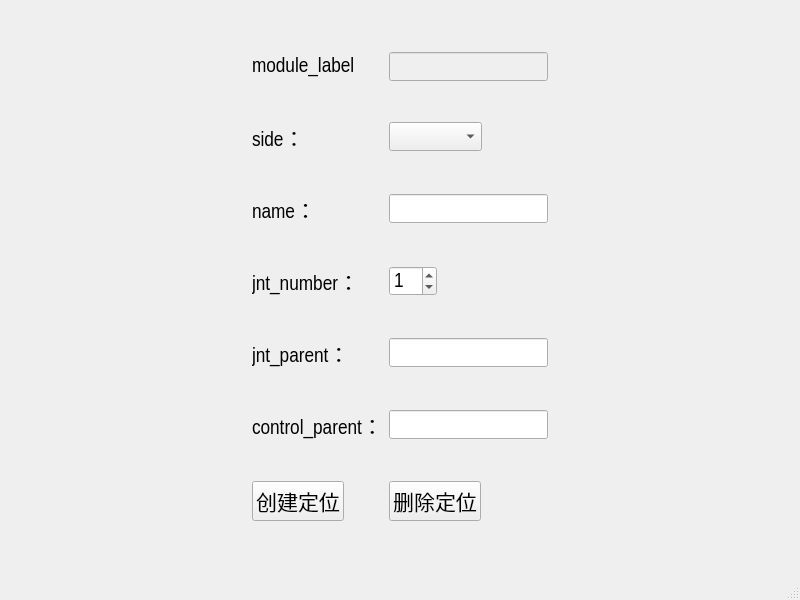
<?xml version="1.0" encoding="UTF-8"?>
<ui version="4.0">
 <class>MainWindow</class>
 <widget class="QMainWindow" name="MainWindow">
  <property name="geometry">
   <rect>
    <x>0</x>
    <y>0</y>
    <width>800</width>
    <height>600</height>
   </rect>
  </property>
  <property name="windowTitle">
   <string>MainWindow</string>
  </property>
  <widget class="QWidget" name="centralwidget">
   <layout class="QGridLayout" name="gridLayout">
    <item row="0" column="0">
     <widget class="QWidget" name="widget" native="true">
      <property name="sizePolicy">
       <sizepolicy hsizetype="Fixed" vsizetype="Preferred">
        <horstretch>0</horstretch>
        <verstretch>0</verstretch>
       </sizepolicy>
      </property>
      <property name="font">
       <font>
        <family>Arial Narrow</family>
        <pointsize>16</pointsize>
       </font>
      </property>
      <layout class="QGridLayout" name="gridLayout_2">
       <item row="1" column="1">
        <widget class="QComboBox" name="side_cbox">
         <property name="sizePolicy">
          <sizepolicy hsizetype="Fixed" vsizetype="Fixed">
           <horstretch>0</horstretch>
           <verstretch>0</verstretch>
          </sizepolicy>
         </property>
         <property name="font">
          <font>
           <family>Arial Narrow</family>
           <pointsize>16</pointsize>
           <weight>50</weight>
           <bold>false</bold>
          </font>
         </property>
        </widget>
       </item>
       <item row="3" column="0">
        <widget class="QLabel" name="label_5">
         <property name="sizePolicy">
          <sizepolicy hsizetype="Fixed" vsizetype="Preferred">
           <horstretch>0</horstretch>
           <verstretch>0</verstretch>
          </sizepolicy>
         </property>
         <property name="font">
          <font>
           <family>Arial Narrow</family>
           <pointsize>16</pointsize>
           <weight>50</weight>
           <bold>false</bold>
          </font>
         </property>
         <property name="text">
          <string>jnt_number：</string>
         </property>
        </widget>
       </item>
       <item row="4" column="0">
        <widget class="QLabel" name="label_6">
         <property name="sizePolicy">
          <sizepolicy hsizetype="Fixed" vsizetype="Preferred">
           <horstretch>0</horstretch>
           <verstretch>0</verstretch>
          </sizepolicy>
         </property>
         <property name="font">
          <font>
           <family>Arial Narrow</family>
           <pointsize>16</pointsize>
           <weight>50</weight>
           <bold>false</bold>
          </font>
         </property>
         <property name="text">
          <string>jnt_parent：</string>
         </property>
        </widget>
       </item>
       <item row="2" column="1">
        <widget class="QLineEdit" name="name_edit">
         <property name="sizePolicy">
          <sizepolicy hsizetype="Fixed" vsizetype="Fixed">
           <horstretch>0</horstretch>
           <verstretch>0</verstretch>
          </sizepolicy>
         </property>
         <property name="font">
          <font>
           <family>Arial Narrow</family>
           <pointsize>16</pointsize>
          </font>
         </property>
        </widget>
       </item>
       <item row="4" column="1">
        <widget class="QLineEdit" name="jnt_parent_edit">
         <property name="sizePolicy">
          <sizepolicy hsizetype="Fixed" vsizetype="Fixed">
           <horstretch>0</horstretch>
           <verstretch>0</verstretch>
          </sizepolicy>
         </property>
         <property name="font">
          <font>
           <family>Arial Narrow</family>
           <pointsize>16</pointsize>
          </font>
         </property>
        </widget>
       </item>
       <item row="1" column="0">
        <widget class="QLabel" name="side_label">
         <property name="sizePolicy">
          <sizepolicy hsizetype="Fixed" vsizetype="Fixed">
           <horstretch>0</horstretch>
           <verstretch>0</verstretch>
          </sizepolicy>
         </property>
         <property name="font">
          <font>
           <family>Arial Narrow</family>
           <pointsize>16</pointsize>
           <weight>50</weight>
           <bold>false</bold>
          </font>
         </property>
         <property name="focusPolicy">
          <enum>Qt::NoFocus</enum>
         </property>
         <property name="contextMenuPolicy">
          <enum>Qt::DefaultContextMenu</enum>
         </property>
         <property name="layoutDirection">
          <enum>Qt::LeftToRight</enum>
         </property>
         <property name="text">
          <string>side：</string>
         </property>
         <property name="alignment">
          <set>Qt::AlignLeading|Qt::AlignLeft|Qt::AlignVCenter</set>
         </property>
        </widget>
       </item>
       <item row="5" column="0">
        <widget class="QLabel" name="label_7">
         <property name="sizePolicy">
          <sizepolicy hsizetype="Fixed" vsizetype="Preferred">
           <horstretch>0</horstretch>
           <verstretch>0</verstretch>
          </sizepolicy>
         </property>
         <property name="font">
          <font>
           <family>Arial Narrow</family>
           <pointsize>16</pointsize>
           <weight>50</weight>
           <bold>false</bold>
          </font>
         </property>
         <property name="text">
          <string>control_parent：</string>
         </property>
        </widget>
       </item>
       <item row="2" column="0">
        <widget class="QLabel" name="label_4">
         <property name="sizePolicy">
          <sizepolicy hsizetype="Fixed" vsizetype="Preferred">
           <horstretch>0</horstretch>
           <verstretch>0</verstretch>
          </sizepolicy>
         </property>
         <property name="font">
          <font>
           <family>Arial Narrow</family>
           <pointsize>16</pointsize>
           <weight>50</weight>
           <bold>false</bold>
          </font>
         </property>
         <property name="text">
          <string>name：</string>
         </property>
        </widget>
       </item>
       <item row="3" column="1">
        <widget class="QSpinBox" name="jnt_number_sbox">
         <property name="sizePolicy">
          <sizepolicy hsizetype="Fixed" vsizetype="Fixed">
           <horstretch>0</horstretch>
           <verstretch>0</verstretch>
          </sizepolicy>
         </property>
         <property name="font">
          <font>
           <family>Arial Narrow</family>
           <pointsize>16</pointsize>
          </font>
         </property>
         <property name="value">
          <number>1</number>
         </property>
        </widget>
       </item>
       <item row="5" column="1">
        <widget class="QLineEdit" name="control_parent_edit">
         <property name="sizePolicy">
          <sizepolicy hsizetype="Fixed" vsizetype="Fixed">
           <horstretch>0</horstretch>
           <verstretch>0</verstretch>
          </sizepolicy>
         </property>
         <property name="font">
          <font>
           <family>Arial Narrow</family>
           <pointsize>16</pointsize>
          </font>
         </property>
        </widget>
       </item>
       <item row="6" column="0">
        <widget class="QPushButton" name="create_btn">
         <property name="sizePolicy">
          <sizepolicy hsizetype="Fixed" vsizetype="Fixed">
           <horstretch>0</horstretch>
           <verstretch>0</verstretch>
          </sizepolicy>
         </property>
         <property name="font">
          <font>
           <family>Arial Narrow</family>
           <pointsize>16</pointsize>
          </font>
         </property>
         <property name="text">
          <string>创建定位</string>
         </property>
        </widget>
       </item>
       <item row="6" column="1">
        <widget class="QPushButton" name="delete_btn">
         <property name="sizePolicy">
          <sizepolicy hsizetype="Fixed" vsizetype="Fixed">
           <horstretch>0</horstretch>
           <verstretch>0</verstretch>
          </sizepolicy>
         </property>
         <property name="font">
          <font>
           <family>Arial Narrow</family>
           <pointsize>16</pointsize>
          </font>
         </property>
         <property name="text">
          <string>删除定位</string>
         </property>
        </widget>
       </item>
       <item row="0" column="0">
        <widget class="QLabel" name="label">
         <property name="contextMenuPolicy">
          <enum>Qt::PreventContextMenu</enum>
         </property>
         <property name="layoutDirection">
          <enum>Qt::LeftToRight</enum>
         </property>
         <property name="text">
          <string>module_label</string>
         </property>
        </widget>
       </item>
       <item row="0" column="1">
        <widget class="QLineEdit" name="module_edit">
         <property name="enabled">
          <bool>false</bool>
         </property>
        </widget>
       </item>
      </layout>
     </widget>
    </item>
   </layout>
  </widget>
  <widget class="QMenuBar" name="menubar">
   <property name="geometry">
    <rect>
     <x>0</x>
     <y>0</y>
     <width>800</width>
     <height>23</height>
    </rect>
   </property>
  </widget>
  <widget class="QStatusBar" name="statusbar"/>
 </widget>
 <resources/>
 <connections/>
</ui>
